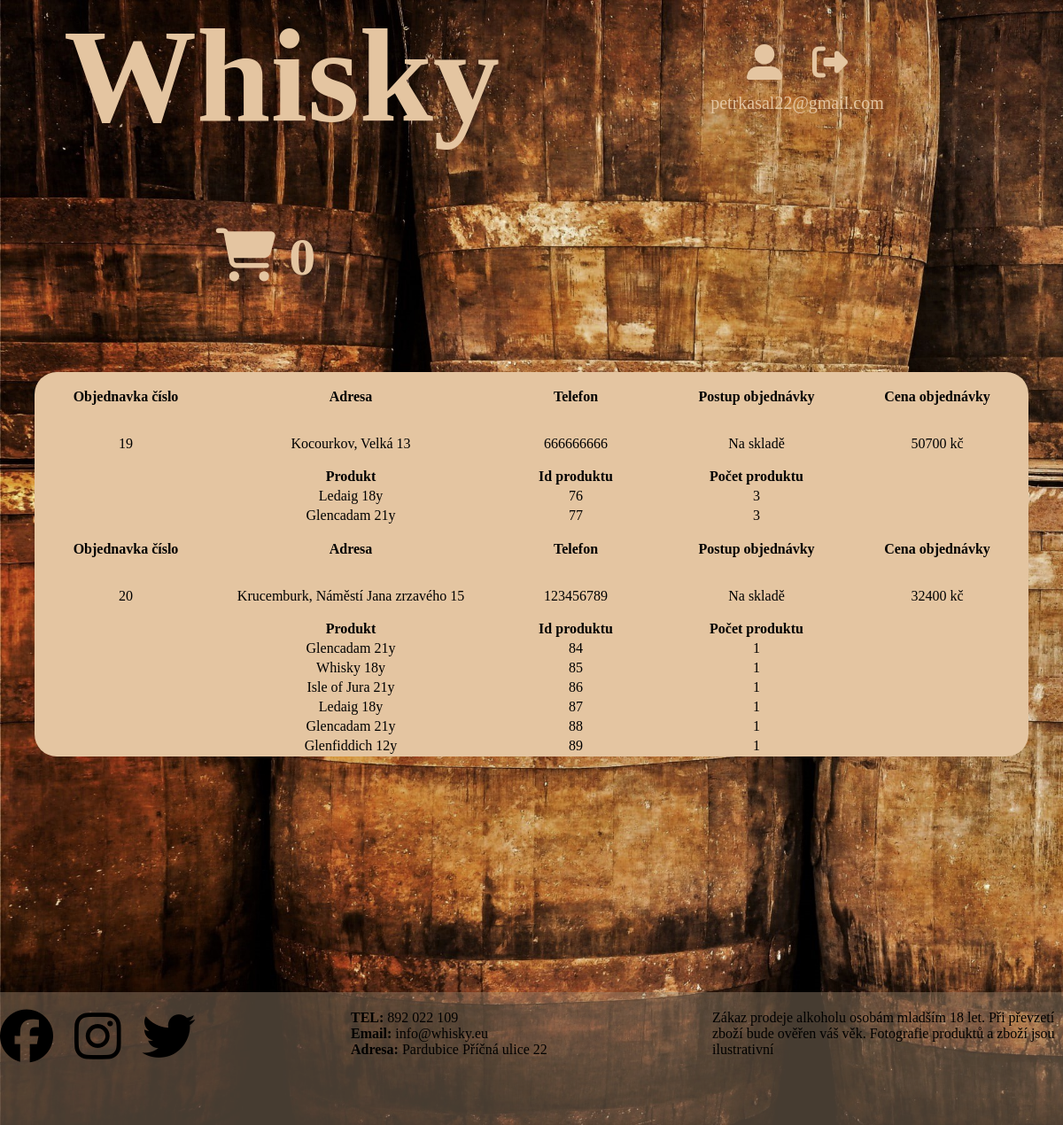
Page /E-Shop/prehledobjednavek.php (signed in) on the committed database.
### tables this page shows
CREATE TABLE `objednavka` (
  `id` int(11) NOT NULL,
  `idproduktu` int(11) NOT NULL,
  `pocet` int(11) NOT NULL
);

CREATE TABLE `produkt` (
  `nazev` varchar(255) NOT NULL,
  `cena` int(11) NOT NULL,
  `popis` varchar(1000) NOT NULL,
  `id` int(11) NOT NULL,
  `obrazek` varchar(255) NOT NULL,
  `typ` varchar(255) NOT NULL
);

### E-Shop/prehledobjednavek.php (the view, shortened to what this page needs)
<?php
$db = DB::getInstance();
    if (isset($_SESSION["uzivatel"]) && $_SESSION["uzivatel"]["admin"] == 1) {
?>
<!DOCTYPE html>
<html lang="en">
<head>
    <link rel="stylesheet" href="css/uzivatel.css">
</head>
<header id="header">
<a href="Main.php" style="text-decoration:none;  color: rgb(228, 197, 161);">  <div id="nadpis">  <b>Whisky</b></div> </a>
      <?php
if (isset($_SESSION["uzivatel"])) {
    ?>
    <div id="uzivatel">
        <a href="uzivatel.php" style="text-decoration:none;  color: rgb(228, 197, 161);">  <i class="fa-solid fa-user-large uzivatel_button"></i></a>
        <a href="php/odhlasit.php" style="text-decoration:none;  color: rgb(228, 197, 161);">   <i class="fa-solid fa-right-from-bracket odhlasit_button"></i></a>
    <div id="uzivateljmeno"> <?=  $_SESSION["uzivatel"]["email"];?>
    </div>
    </div>
<?php
}
?>
<a href="kosikhtml.php"  style="text-decoration: none; color: brown">
   <div class=" fa-solid fa-cart-shopping kosik_header " >
    <span id="kosik_pocet">
        <?php
        if (isset($_SESSION["kosik"])) {
            $pocet = 0;
            foreach ($_SESSION["kosik"] as $key => $value) {
                $pocet += $value;
            }
            echo($pocet);
        }else{
            echo("0");
        }
        ?>
    </span>
   </div>
</a>
    </header>
<body>
   <div id="main">
            <table id="tabulka_objednavek">
                <?php
                    $data = $db -> prepare("SELECT concat(adresa.mesto, ', ', adresa.ulice, ' ', adresa.cp) AS adresa, adresa.tel AS telefon, objednavka.id AS id, SUM(objednavka.pocet*produkt.cena) AS cena, adresa.mail AS mail, stavy.stav AS stav FROM ((objednavka INNER JOIN produkt ON objednavka.idproduktu = produkt.id) INNER JOIN adresa ON objednavka.id=adresa.idobjednavky) INNER JOIN stavy ON stavy.idobjednavky = objednavka.id GROUP BY objednavka.id");
                    $data -> execute ([]);
                    $vysledek = $data -> fetchAll(PDO::FETCH_ASSOC);
                    foreach ($vysledek as $key => $value) {
                        ?>
                        <tr id="">
                                <th class="objednavka_cislo">Objednavka číslo</th>
                                <th class="adresa"> Adresa</th>
                                <th class="postup_objednavky">Telefon</th>
                                <th class="postup_objednavky">Postup objednávky</th>
                                <th class="cena_objednavky"> Cena objednávky</th>
                            </tr>
                            <tr class="radek_objednavky">
                                <td><?=$idobjednavky = $value["id"]?></td>
                                <td> <?=$value["adresa"]?></td>
                                <td> <?=$value["telefon"]?></td>
                                <td><?=$value["stav"]?></td>
                                <td> <?=$value["cena"]?> kč</td>
                            </tr>
                            <tr>
                            <th class=""></th>
                            <th class="">Produkt</th>
                            <th class="">Id produktu</th>
                            <th class="">Počet produktu</th>
                            </tr>
                            <?php
                                $dataprodukty = $db -> prepare("SELECT produkt.nazev AS nazev, produkt.id AS id, objednavka.pocet AS pocet FROM objednavka INNER JOIN produkt ON objednavka.idproduktu=produkt.id WHERE objednavka.id=?");
                                $dataprodukty -> execute ([$idobjednavky]);
                                $produkty = $dataprodukty -> fetchAll(PDO::FETCH_ASSOC);
                                foreach ($produkty as $key => $value) {
                            ?>
                                <tr>
                                    <td> </td>
                                    <td><?=$value["nazev"]?></td>
                                    <td><?=$value["id"]?></td>
                                    <td><?=$value["pocet"]?></td>
                                </tr>
                                <?php
                            }
                            ?>
                        <?php
                    }
                ?>
            </table>
        </div>
</body>
<footer>
    <div id="info_footer">
            <div id="info_footer_in">
                <div class="kontakty">
        <a  class="fa fa-facebook-official" href="https://www.facebook.com/" style="font-size:60px;text-decoration:none;  color: black "></a>
        <a  class="fa fa-instagram" href="https://www.instagram.com/" style="font-size:60px;margin-left: 20px; text-decoration:none;  color: black "></a>
        <a class="fa fa-twitter"  href="https://www.twitter.com/" style="font-size:60px;margin-right: 20px; margin-left: 20px; text-decoration:none;  color: black "></a>
                </div>
                <div class="kontakty">
                    <span class="kontakt_span"><b>TEL:</b> 892 022 109</span>
                    <span class="kontakt_span"><b>Email:</b> info@whisky.eu</span>
                    <span class="kontakt_span"><b>Adresa:</b> Pardubice Příčná ulice 22</span>
                </div>
                <div class="kontakty">
                Zákaz prodeje alkoholu osobám mladším 18 let.
                Při převzetí zboží bude ověřen váš věk.
                Fotografie produktů a zboží jsou ilustrativní
                </div>
            </div>
    </div>
    </footer>
</html>
<?php
}else{
    header("location: Main.php") ;
    exit();
}
?>

### E-Shop/css/uzivatel.css (style rules this page uses)
* { font-family: 'Lobster', cursive;; }
body { background-image: url("../img/Wallpaper.jpg"); background-repeat: no-repeat; background-attachment: fixed; background-size: cover; margin: 0px; }
#header { min-width: 500px; max-width: 1300px; height: 200px; margin: auto; margin-top: 0px; color: rgb(228, 197, 161); display: grid; grid-template-columns: 50% 25% 25%; }
#nadpis { font-size: 150px; padding-left: 6%; }
#uzivatel { display: block; margin: 50px; text-align: center; }
.uzivatel_button { font-size: 40px; margin: 0px 15px 15px 15px ; }
.odhlasit_button { font-size: 40px; margin: 0px 15px 15px 15px ; }
#uzivateljmeno { font-size: 20px; }
.kosik_header { font-size: 60px; margin-top: 50px; color: rgb(228, 197, 161); }
#main { min-height: 700px; max-width: 1300px; margin: auto; margin-top: 20px; text-align: center; }
#tabulka_objednavek { margin: auto; background-color:rgb(228, 197, 161); text-align: center; border-radius: 25px; }
.radek_objednavky { height: 50px; }
.objednavka_cislo { width: 200px; height: 50px; }
.adresa { width: 300px; height: 50px; }
.postup_objednavky { height: 50px; width: 200px; }
.cena_objednavky { width: 200px; height: 50px; }
#info_footer { min-height: 150px; width: 100%; margin: auto; background-color:rgba(155, 133, 109, 0.45); }
#info_footer_in { min-height: 150px; width: 45%; margin: auto; display: grid; grid-template-columns: 33% 34% 33%; }
.kontakty { margin-top: 20px; }
.kontakt_span { display: block; }
@media screen and (max-width: 1250px) and (min-width:900px) { #info_footer_in { min-height: 150px; width: 100%; margin: auto; display: grid; grid-template-columns: 33% 34% 33%; } }
@media screen and (max-width: 1250px) and (min-width:900px) { #header { min-width: 500px; max-width: 1300px; min-height: 400px; margin: auto; margin-top: 0px; color: rgb(228, 197, 161); display: grid; grid-template-columns: 50% 50%; text-align: center; } }
@media screen and (max-width: 1250px) and (min-width:900px) { .kosik_header { margin: auto; } }

### rows in the picture
objednavka: produkt.nazev "Ledaig 18y", produkt.id "76", pocet "3"
objednavka: produkt.nazev "Glencadam 21y", produkt.id "77", pocet "3"
objednavka: produkt.nazev "Glencadam 21y", produkt.id "84", pocet "1"
objednavka: produkt.nazev "Whisky 18y", produkt.id "85", pocet "1"
objednavka: produkt.nazev "Isle of Jura 21y", produkt.id "86", pocet "1"
objednavka: produkt.nazev "Ledaig 18y", produkt.id "87", pocet "1"
objednavka: produkt.nazev "Glencadam 21y", produkt.id "88", pocet "1"
objednavka: produkt.nazev "Glenfiddich 12y", produkt.id "89", pocet "1"

### other values in the picture
$_SESSION["uzivatel"]["email"] "petrkasal22@gmail.com"
$idobjednavky = $value["id"] "19"
$value["adresa"] "Kocourkov, Velká 13"
$value["telefon"] "666666666"
$value["stav"] "Na skladě"
$value["cena"] "50700"
$idobjednavky = $value["id"] "20"
$value["adresa"] "Krucemburk, Náměstí Jana zrzavého 15"
$value["telefon"] "123456789"
$value["cena"] "32400"
